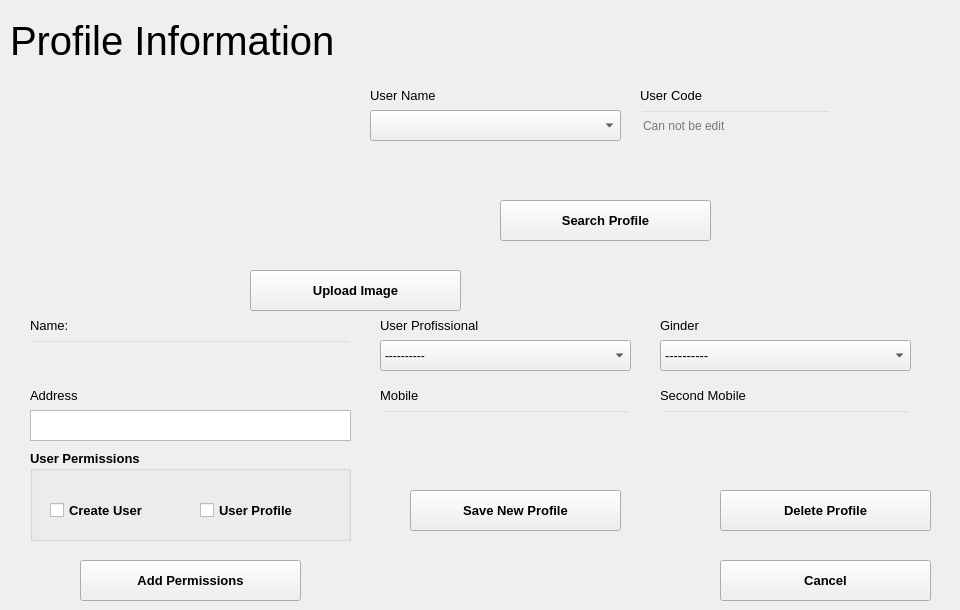
   <widget class="QWidget" name="tab_19">
    <attribute name="title">
     <string>Profile</string>
    </attribute>
    <widget class="QPushButton" name="searchprofile">
     <property name="geometry">
      <rect>
       <x>500</x>
       <y>200</y>
       <width>211</width>
       <height>41</height>
      </rect>
     </property>
     <property name="font">
      <font>
       <family>Segoe UI</family>
       <pointsize>10</pointsize>
       <weight>75</weight>
       <bold>true</bold>
      </font>
     </property>
     <property name="text">
      <string>Search Profile</string>
     </property>
    </widget>
    <widget class="QLineEdit" name="userprocode">
     <property name="enabled">
      <bool>false</bool>
     </property>
     <property name="geometry">
      <rect>
       <x>640</x>
       <y>110</y>
       <width>191</width>
       <height>31</height>
      </rect>
     </property>
     <property name="styleSheet">
      <string notr="true">background-color:rgba(0,0,0,0);
font: 10pt &quot;Segoe UI&quot;;</string>
     </property>
     <property name="placeholderText">
      <string>Can not be edit</string>
     </property>
    </widget>
    <widget class="QPushButton" name="upimagebutton">
     <property name="geometry">
      <rect>
       <x>250</x>
       <y>270</y>
       <width>211</width>
       <height>41</height>
      </rect>
     </property>
     <property name="font">
      <font>
       <family>Segoe UI</family>
       <pointsize>10</pointsize>
       <weight>75</weight>
       <bold>true</bold>
      </font>
     </property>
     <property name="text">
      <string>Upload Image</string>
     </property>
    </widget>
    <widget class="QLabel" name="label_147">
     <property name="geometry">
      <rect>
       <x>370</x>
       <y>80</y>
       <width>101</width>
       <height>31</height>
      </rect>
     </property>
     <property name="font">
      <font>
       <family>Segoe UI</family>
       <pointsize>10</pointsize>
      </font>
     </property>
     <property name="text">
      <string>User Name</string>
     </property>
    </widget>
    <widget class="QLineEdit" name="fname">
     <property name="geometry">
      <rect>
       <x>30</x>
       <y>340</y>
       <width>321</width>
       <height>31</height>
      </rect>
     </property>
     <property name="styleSheet">
      <string notr="true">background-color:rgba(0,0,0,0);
font: 10pt &quot;Segoe UI&quot;;</string>
     </property>
    </widget>
    <widget class="QLabel" name="label_148">
     <property name="geometry">
      <rect>
       <x>30</x>
       <y>310</y>
       <width>61</width>
       <height>31</height>
      </rect>
     </property>
     <property name="font">
      <font>
       <family>Segoe UI</family>
       <pointsize>10</pointsize>
      </font>
     </property>
     <property name="text">
      <string>Name:</string>
     </property>
    </widget>
    <widget class="QLineEdit" name="usermobile">
     <property name="geometry">
      <rect>
       <x>380</x>
       <y>410</y>
       <width>251</width>
       <height>31</height>
      </rect>
     </property>
     <property name="styleSheet">
      <string notr="true">background-color:rgba(0,0,0,0);
font: 10pt &quot;Segoe UI&quot;;</string>
     </property>
    </widget>
    <widget class="QLabel" name="label_149">
     <property name="geometry">
      <rect>
       <x>10</x>
       <y>10</y>
       <width>421</width>
       <height>61</height>
      </rect>
     </property>
     <property name="font">
      <font>
       <family>Segoe UI</family>
       <pointsize>30</pointsize>
       <weight>50</weight>
       <bold>false</bold>
      </font>
     </property>
     <property name="styleSheet">
      <string notr="true"/>
     </property>
     <property name="text">
      <string>Profile Information</string>
     </property>
    </widget>
    <widget class="QLineEdit" name="usersmobile">
     <property name="geometry">
      <rect>
       <x>660</x>
       <y>410</y>
       <width>251</width>
       <height>31</height>
      </rect>
     </property>
     <property name="styleSheet">
      <string notr="true">background-color:rgba(0,0,0,0);
font: 10pt &quot;Segoe UI&quot;;</string>
     </property>
    </widget>
    <widget class="QComboBox" name="usercoboxprofis">
     <property name="geometry">
      <rect>
       <x>380</x>
       <y>340</y>
       <width>251</width>
       <height>31</height>
      </rect>
     </property>
     <property name="styleSheet">
      <string notr="true">font: 10pt &quot;Segoe UI&quot;;</string>
     </property>
     <item>
      <property name="text">
       <string>----------</string>
      </property>
     </item>
     <item>
      <property name="text">
       <string>Engineer</string>
      </property>
     </item>
     <item>
      <property name="text">
       <string>Technician</string>
      </property>
     </item>
     <item>
      <property name="text">
       <string>Calls Manager</string>
      </property>
     </item>
     <item>
      <property name="text">
       <string>Employee</string>
      </property>
     </item>
    </widget>
    <widget class="QLabel" name="label_150">
     <property name="geometry">
      <rect>
       <x>660</x>
       <y>380</y>
       <width>121</width>
       <height>31</height>
      </rect>
     </property>
     <property name="font">
      <font>
       <family>Segoe UI</family>
       <pointsize>10</pointsize>
      </font>
     </property>
     <property name="text">
      <string>Second Mobile</string>
     </property>
    </widget>
    <widget class="QPushButton" name="cancelprofbutton">
     <property name="geometry">
      <rect>
       <x>720</x>
       <y>560</y>
       <width>211</width>
       <height>41</height>
      </rect>
     </property>
     <property name="font">
      <font>
       <family>Segoe UI</family>
       <pointsize>10</pointsize>
       <weight>75</weight>
       <bold>true</bold>
      </font>
     </property>
     <property name="text">
      <string>Cancel</string>
     </property>
    </widget>
    <widget class="QLabel" name="label_151">
     <property name="geometry">
      <rect>
       <x>660</x>
       <y>310</y>
       <width>61</width>
       <height>31</height>
      </rect>
     </property>
     <property name="font">
      <font>
       <family>Segoe UI</family>
       <pointsize>10</pointsize>
      </font>
     </property>
     <property name="text">
      <string>Ginder</string>
     </property>
    </widget>
    <widget class="QPushButton" name="saveprofilebutton">
     <property name="geometry">
      <rect>
       <x>410</x>
       <y>490</y>
       <width>211</width>
       <height>41</height>
      </rect>
     </property>
     <property name="font">
      <font>
       <family>Segoe UI</family>
       <pointsize>10</pointsize>
       <weight>75</weight>
       <bold>true</bold>
      </font>
     </property>
     <property name="text">
      <string>Save New Profile</string>
     </property>
    </widget>
    <widget class="QGroupBox" name="groupBox_3">
     <property name="geometry">
      <rect>
       <x>30</x>
       <y>450</y>
       <width>321</width>
       <height>91</height>
      </rect>
     </property>
     <property name="font">
      <font>
       <family>Segoe UI</family>
       <pointsize>10</pointsize>
       <weight>75</weight>
       <bold>true</bold>
      </font>
     </property>
     <property name="title">
      <string>User Permissions</string>
     </property>
     <widget class="QCheckBox" name="userpermissioncreate">
      <property name="geometry">
       <rect>
        <x>20</x>
        <y>50</y>
        <width>131</width>
        <height>20</height>
       </rect>
      </property>
      <property name="font">
       <font>
        <family>Segoe UI</family>
        <pointsize>10</pointsize>
       </font>
      </property>
      <property name="text">
       <string>Create User</string>
      </property>
     </widget>
     <widget class="QCheckBox" name="userpermissionprofile">
      <property name="geometry">
       <rect>
        <x>170</x>
        <y>50</y>
        <width>131</width>
        <height>20</height>
       </rect>
      </property>
      <property name="font">
       <font>
        <family>Segoe UI</family>
        <pointsize>10</pointsize>
       </font>
      </property>
      <property name="text">
       <string>User Profile</string>
      </property>
     </widget>
    </widget>
    <widget class="QTextEdit" name="useraddress">
     <property name="geometry">
      <rect>
       <x>30</x>
       <y>410</y>
       <width>321</width>
       <height>31</height>
      </rect>
     </property>
     <property name="styleSheet">
      <string notr="true">font: 10pt &quot;Segoe UI&quot;;</string>
     </property>
    </widget>
    <widget class="QLabel" name="label_152">
     <property name="geometry">
      <rect>
       <x>30</x>
       <y>380</y>
       <width>71</width>
       <height>31</height>
      </rect>
     </property>
     <property name="font">
      <font>
       <family>Segoe UI</family>
       <pointsize>10</pointsize>
      </font>
     </property>
     <property name="text">
      <string>Address</string>
     </property>
    </widget>
    <widget class="QLabel" name="label_153">
     <property name="geometry">
      <rect>
       <x>380</x>
       <y>380</y>
       <width>61</width>
       <height>31</height>
      </rect>
     </property>
     <property name="font">
      <font>
       <family>Segoe UI</family>
       <pointsize>10</pointsize>
      </font>
     </property>
     <property name="text">
      <string>Mobile</string>
     </property>
    </widget>
    <widget class="QLabel" name="label_154">
     <property name="geometry">
      <rect>
       <x>640</x>
       <y>80</y>
       <width>91</width>
       <height>31</height>
      </rect>
     </property>
     <property name="font">
      <font>
       <family>Segoe UI</family>
       <pointsize>10</pointsize>
      </font>
     </property>
     <property name="text">
      <string>User Code</string>
     </property>
    </widget>
    <widget class="QLabel" name="label_155">
     <property name="geometry">
      <rect>
       <x>380</x>
       <y>310</y>
       <width>131</width>
       <height>31</height>
      </rect>
     </property>
     <property name="font">
      <font>
       <family>Segoe UI</family>
       <pointsize>10</pointsize>
      </font>
     </property>
     <property name="text">
      <string>User Profissional</string>
     </property>
    </widget>
    <widget class="QComboBox" name="usercoboxginder">
     <property name="geometry">
      <rect>
       <x>660</x>
       <y>340</y>
       <width>251</width>
       <height>31</height>
      </rect>
     </property>
     <property name="font">
      <font>
       <family>Segoe UI</family>
       <pointsize>10</pointsize>
      </font>
     </property>
     <property name="styleSheet">
      <string notr="true">font: 10pt &quot;Segoe UI&quot;;</string>
     </property>
     <item>
      <property name="text">
       <string>----------</string>
      </property>
     </item>
     <item>
      <property name="text">
       <string>Male</string>
      </property>
     </item>
     <item>
      <property name="text">
       <string>Female</string>
      </property>
     </item>
    </widget>
    <widget class="QLabel" name="label_156">
     <property name="geometry">
      <rect>
       <x>20</x>
       <y>100</y>
       <width>200</width>
       <height>211</height>
      </rect>
     </property>
     <property name="font">
      <font>
       <family>Segoe UI</family>
       <pointsize>10</pointsize>
      </font>
     </property>
     <property name="text">
      <string/>
     </property>
    </widget>
    <widget class="QLabel" name="label_192">
     <property name="geometry">
      <rect>
       <x>450</x>
       <y>150</y>
       <width>311</width>
       <height>31</height>
      </rect>
     </property>
     <property name="font">
      <font>
       <family>Segoe UI</family>
       <pointsize>10</pointsize>
       <weight>75</weight>
       <bold>true</bold>
      </font>
     </property>
     <property name="styleSheet">
      <string notr="true">color:rgb(255, 0, 0);</string>
     </property>
     <property name="text">
      <string/>
     </property>
    </widget>
    <widget class="QLabel" name="label_193">
     <property name="geometry">
      <rect>
       <x>680</x>
       <y>450</y>
       <width>271</width>
       <height>31</height>
      </rect>
     </property>
     <property name="font">
      <font>
       <family>Segoe UI</family>
       <pointsize>10</pointsize>
       <weight>75</weight>
       <bold>true</bold>
      </font>
     </property>
     <property name="styleSheet">
      <string notr="true">color:rgb(255, 0, 0);</string>
     </property>
     <property name="text">
      <string/>
     </property>
    </widget>
    <widget class="QPushButton" name="addpermissionsprofile">
     <property name="geometry">
      <rect>
       <x>80</x>
       <y>560</y>
       <width>221</width>
       <height>41</height>
      </rect>
     </property>
     <property name="font">
      <font>
       <family>Segoe UI</family>
       <pointsize>10</pointsize>
       <weight>75</weight>
       <bold>true</bold>
      </font>
     </property>
     <property name="text">
      <string>Add Permissions</string>
     </property>
    </widget>
    <widget class="QComboBox" name="userproname">
     <property name="geometry">
      <rect>
       <x>370</x>
       <y>110</y>
       <width>251</width>
       <height>31</height>
      </rect>
     </property>
     <property name="font">
      <font>
       <family>Segoe UI</family>
       <pointsize>10</pointsize>
      </font>
     </property>
    </widget>
    <widget class="QPushButton" name="deleteprofile">
     <property name="geometry">
      <rect>
       <x>720</x>
       <y>490</y>
       <width>211</width>
       <height>41</height>
      </rect>
     </property>
     <property name="font">
      <font>
       <family>Segoe UI</family>
       <pointsize>10</pointsize>
       <weight>75</weight>
       <bold>true</bold>
      </font>
     </property>
     <property name="text">
      <string>Delete Profile</string>
     </property>
    </widget>
   </widget>
